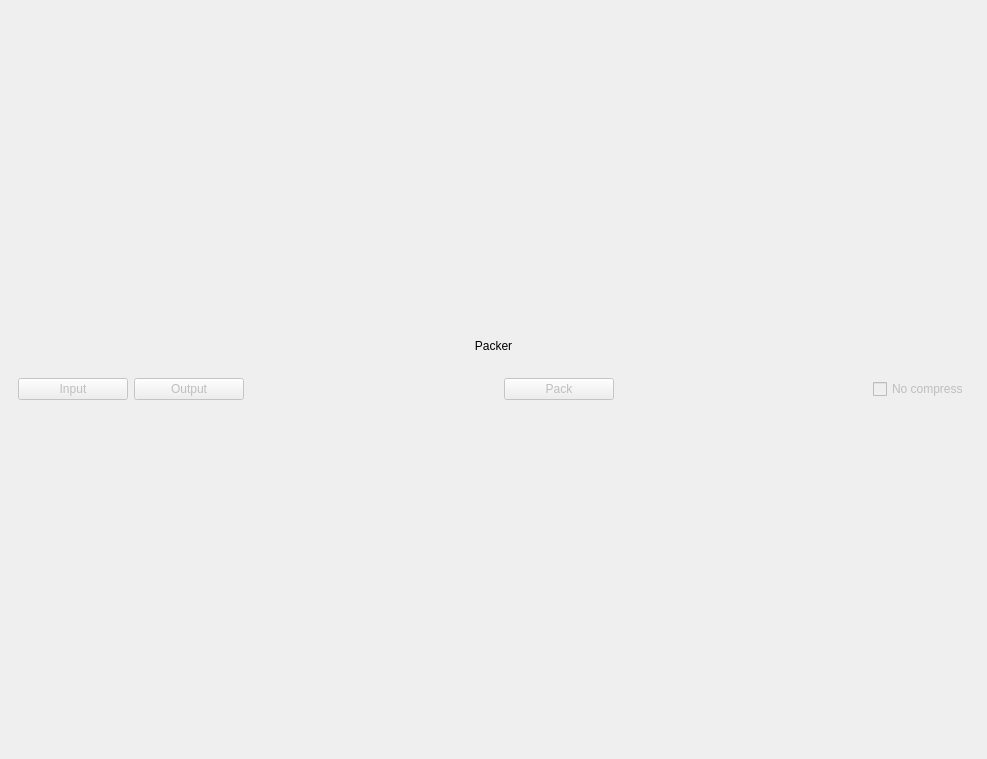
<?xml version="1.0" encoding="UTF-8"?>
<ui version="4.0">
 <class>ScsPacker</class>
 <widget class="QWidget" name="ScsPacker">
  <property name="geometry">
   <rect>
    <x>0</x>
    <y>0</y>
    <width>987</width>
    <height>759</height>
   </rect>
  </property>
  <property name="windowTitle">
   <string>ScsPacker</string>
  </property>
  <layout class="QVBoxLayout" name="main_lyt">
   <property name="spacing">
    <number>30</number>
   </property>
   <property name="leftMargin">
    <number>0</number>
   </property>
   <property name="topMargin">
    <number>0</number>
   </property>
   <property name="rightMargin">
    <number>0</number>
   </property>
   <property name="bottomMargin">
    <number>0</number>
   </property>
   <item>
    <widget class="SimpleCardWidget" name="main_card">
     <property name="sizePolicy">
      <sizepolicy hsizetype="Preferred" vsizetype="Maximum">
       <horstretch>0</horstretch>
       <verstretch>0</verstretch>
      </sizepolicy>
     </property>
     <layout class="QVBoxLayout" name="main_card_lyt">
      <item>
       <widget class="StrongBodyLabel" name="packer_lbl">
        <property name="sizePolicy">
         <sizepolicy hsizetype="Preferred" vsizetype="Maximum">
          <horstretch>0</horstretch>
          <verstretch>0</verstretch>
         </sizepolicy>
        </property>
        <property name="text">
         <string>Packer</string>
        </property>
        <property name="alignment">
         <set>Qt::AlignCenter</set>
        </property>
       </widget>
      </item>
      <item>
       <widget class="SimpleCardWidget" name="top_card">
        <property name="sizePolicy">
         <sizepolicy hsizetype="Preferred" vsizetype="Fixed">
          <horstretch>0</horstretch>
          <verstretch>0</verstretch>
         </sizepolicy>
        </property>
        <property name="minimumSize">
         <size>
          <width>0</width>
          <height>60</height>
         </size>
        </property>
        <property name="maximumSize">
         <size>
          <width>16777215</width>
          <height>60</height>
         </size>
        </property>
        <layout class="QHBoxLayout" name="top_card_lyt">
         <item>
          <widget class="PushButton" name="input_btn">
           <property name="enabled">
            <bool>false</bool>
           </property>
           <property name="sizePolicy">
            <sizepolicy hsizetype="Maximum" vsizetype="Fixed">
             <horstretch>0</horstretch>
             <verstretch>0</verstretch>
            </sizepolicy>
           </property>
           <property name="minimumSize">
            <size>
             <width>110</width>
             <height>0</height>
            </size>
           </property>
           <property name="text">
            <string>Input</string>
           </property>
          </widget>
         </item>
         <item>
          <widget class="PushButton" name="output_btn">
           <property name="enabled">
            <bool>false</bool>
           </property>
           <property name="sizePolicy">
            <sizepolicy hsizetype="Maximum" vsizetype="Fixed">
             <horstretch>0</horstretch>
             <verstretch>0</verstretch>
            </sizepolicy>
           </property>
           <property name="minimumSize">
            <size>
             <width>110</width>
             <height>0</height>
            </size>
           </property>
           <property name="text">
            <string>Output</string>
           </property>
          </widget>
         </item>
         <item>
          <spacer name="h_spacer_1">
           <property name="orientation">
            <enum>Qt::Horizontal</enum>
           </property>
           <property name="sizeType">
            <enum>QSizePolicy::Fixed</enum>
           </property>
           <property name="sizeHint" stdset="0">
            <size>
             <width>4</width>
             <height>20</height>
            </size>
           </property>
          </spacer>
         </item>
         <item>
          <widget class="VerticalSeparator" name="v_separator_1"/>
         </item>
         <item>
          <spacer name="h_spacer_2">
           <property name="orientation">
            <enum>Qt::Horizontal</enum>
           </property>
           <property name="sizeType">
            <enum>QSizePolicy::Fixed</enum>
           </property>
           <property name="sizeHint" stdset="0">
            <size>
             <width>4</width>
             <height>20</height>
            </size>
           </property>
          </spacer>
         </item>
         <item>
          <widget class="PrimaryPushButton" name="pack_btn">
           <property name="enabled">
            <bool>false</bool>
           </property>
           <property name="sizePolicy">
            <sizepolicy hsizetype="Maximum" vsizetype="Fixed">
             <horstretch>0</horstretch>
             <verstretch>0</verstretch>
            </sizepolicy>
           </property>
           <property name="minimumSize">
            <size>
             <width>110</width>
             <height>0</height>
            </size>
           </property>
           <property name="text">
            <string>Pack</string>
           </property>
          </widget>
         </item>
         <item>
          <spacer name="h_spacer_3">
           <property name="orientation">
            <enum>Qt::Horizontal</enum>
           </property>
           <property name="sizeType">
            <enum>QSizePolicy::Fixed</enum>
           </property>
           <property name="sizeHint" stdset="0">
            <size>
             <width>4</width>
             <height>20</height>
            </size>
           </property>
          </spacer>
         </item>
         <item>
          <widget class="VerticalSeparator" name="v_separator_2"/>
         </item>
         <item>
          <spacer name="h_spacer_4">
           <property name="orientation">
            <enum>Qt::Horizontal</enum>
           </property>
           <property name="sizeType">
            <enum>QSizePolicy::Fixed</enum>
           </property>
           <property name="sizeHint" stdset="0">
            <size>
             <width>4</width>
             <height>20</height>
            </size>
           </property>
          </spacer>
         </item>
         <item>
          <widget class="CheckBox" name="nocompress_chk">
           <property name="enabled">
            <bool>false</bool>
           </property>
           <property name="sizePolicy">
            <sizepolicy hsizetype="Maximum" vsizetype="Fixed">
             <horstretch>0</horstretch>
             <verstretch>0</verstretch>
            </sizepolicy>
           </property>
           <property name="maximumSize">
            <size>
             <width>16777215</width>
             <height>32</height>
            </size>
           </property>
           <property name="toolTip">
            <string>Disable the compression to speed up the entire process.</string>
           </property>
           <property name="text">
            <string>No compress</string>
           </property>
          </widget>
         </item>
        </layout>
       </widget>
      </item>
     </layout>
    </widget>
   </item>
  </layout>
 </widget>
 <customwidgets>
  <customwidget>
   <class>CheckBox</class>
   <extends>QCheckBox</extends>
   <header>qfluentwidgets</header>
  </customwidget>
  <customwidget>
   <class>PushButton</class>
   <extends>QPushButton</extends>
   <header>qfluentwidgets</header>
  </customwidget>
  <customwidget>
   <class>PrimaryPushButton</class>
   <extends>PushButton</extends>
   <header>qfluentwidgets</header>
  </customwidget>
  <customwidget>
   <class>VerticalSeparator</class>
   <extends>QWidget</extends>
   <header>qfluentwidgets</header>
  </customwidget>
  <customwidget>
   <class>CardWidget</class>
   <extends>QFrame</extends>
   <header>qfluentwidgets</header>
   <container>1</container>
  </customwidget>
  <customwidget>
   <class>SimpleCardWidget</class>
   <extends>CardWidget</extends>
   <header>qfluentwidgets</header>
   <container>1</container>
  </customwidget>
  <customwidget>
   <class>StrongBodyLabel</class>
   <extends>QLabel</extends>
   <header>qfluentwidgets</header>
  </customwidget>
 </customwidgets>
 <resources/>
 <connections/>
</ui>
